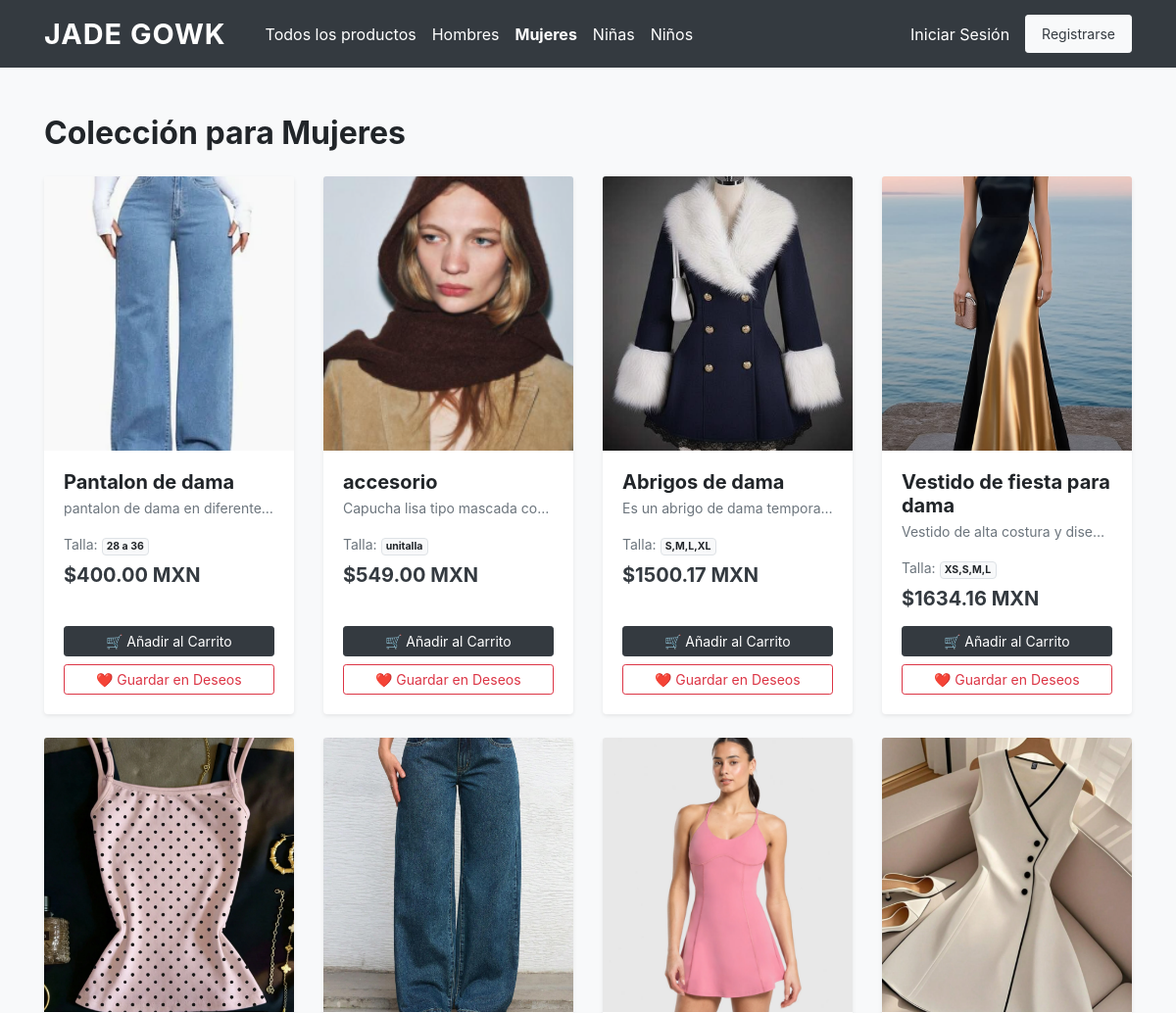
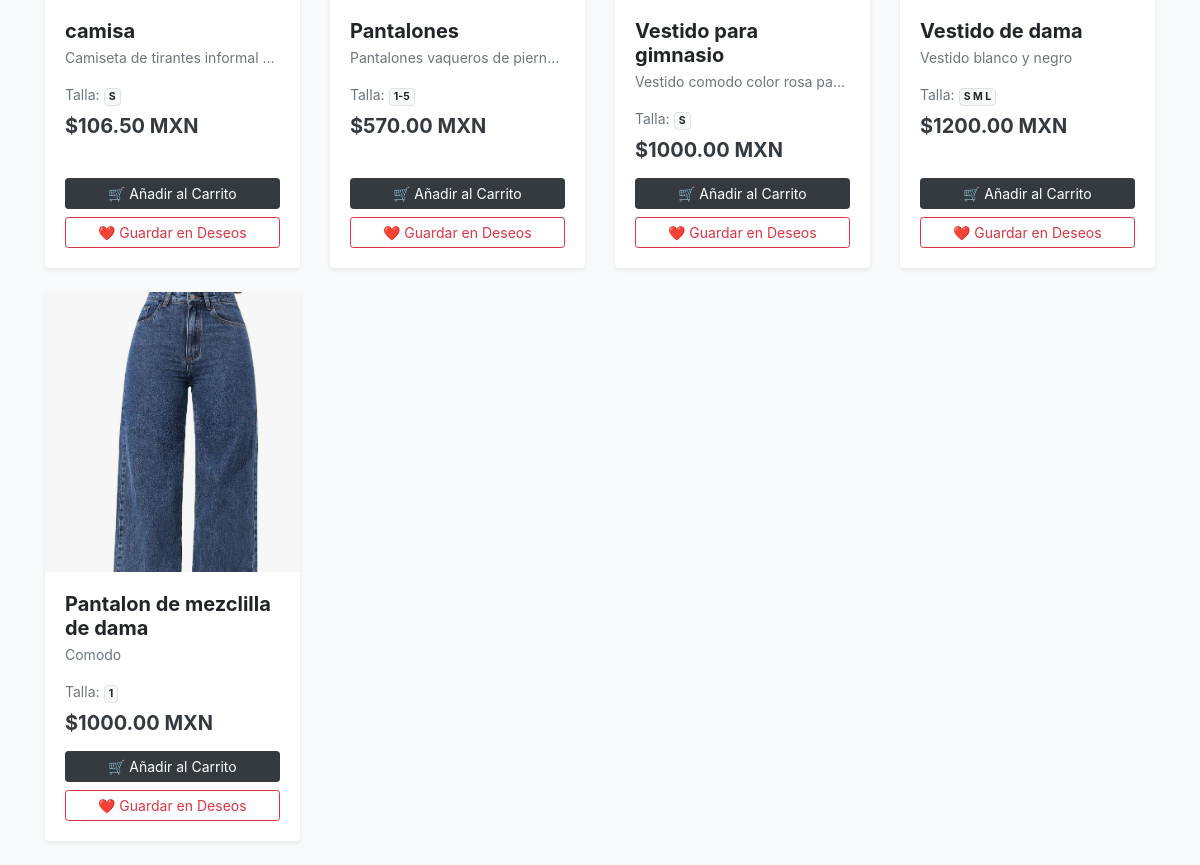
The app's page /mujeres/ with its own data (2 pictures, top to bottom).
### tienda/models.py (models this page shows, shortened)
class Producto(models.Model):
    CATEGORIAS = [
        ('Hombre', 'Hombre'),
        ('Mujer', 'Mujer'),
        ('Niña', 'Niña'),
        ('Niño', 'Niño'),
    ]
    nombre = models.CharField(max_length=100)
    descripcion = models.TextField()
    precio = models.DecimalField(max_digits=10, decimal_places=2)
    talla = models.CharField(max_length=10)
    stock = models.IntegerField()
    categoria = models.CharField(max_length=20, choices=CATEGORIAS)
    imagen = models.ImageField(upload_to='productos/', null=True, blank=True)

### tienda/views.py (the view)
# urls.py: path('mujeres/', views.mujeres, name='mujeres'),
def mujeres(request):
    productos = Producto.objects.filter(categoria='Mujer')
    return render(request, 'tienda/mujeres.html', {'productos': productos})

### tienda/templates/tienda/mujeres.html (shortened to what this page needs)
<!DOCTYPE html>
<html lang="es">
<head>
    <link rel="stylesheet" href="https://cdn.jsdelivr.net/npm/bootstrap@4.6.2/dist/css/bootstrap.min.css">
</head>
<body class="bg-light">
    <nav class="navbar navbar-expand-lg navbar-dark bg-dark sticky-top">
        <div class="container">
            <a class="navbar-brand" href="{% url 'inicio' %}">JADE GOWK</a>
            <div class="navbar-nav mr-auto">
                <a class="nav-link text-white ml-3" href="{% url 'inicio' %}">Todos los productos</a>
                <a class="nav-link text-white" href="{% url 'hombres' %}">Hombres</a>
                <a class="nav-link text-white active font-weight-bold" href="{% url 'mujeres' %}">Mujeres</a>
                <a class="nav-link text-white" href="{% url 'niñas' %}">Niñas</a>
                <a class="nav-link text-white" href="{% url 'niños' %}">Niños</a>
            </div>
            <div class="navbar-nav ml-auto align-items-center">
                {% if user.is_authenticated %}
                    <a class="nav-link text-white mr-2" href="{% url 'ver_lista_deseos' %}">❤️ Mis Deseos</a>
                    <a class="nav-link text-white mr-2" href="{% url 'ver_carrito' %}">🛒 Mi Carrito</a>
                    <a class="nav-link btn btn-outline-light btn-sm px-3 text-white" href="{% url 'perfil' %}">Mi Perfil</a>
                {% else %}
                    <a class="nav-link text-white mr-2" href="{% url 'login' %}">Iniciar Sesión</a>
                    <a class="nav-link btn btn-light btn-sm text-dark px-3" href="{% url 'registrar' %}">Registrarse</a>
                {% endif %}
            </div>
        </div>
    </nav>
    <div class="container mt-5">
        <h2 class="mb-4 font-weight-bold">Colección para Mujeres</h2>
        <div class="row">
            {% for producto in productos %}
                <div class="col-md-3 mb-4">
                    <div class="card h-100 product-card border-0 shadow-sm">
                        {% if producto.imagen %}
                            <img src="{{ producto.imagen.url }}" class="card-img-top" alt="{{ producto.nombre }}" style="height: 280px; object-fit: cover;">
                        {% else %}
                            <div class="bg-secondary text-white d-flex align-items-center justify-content-center" style="height: 280px;">
                                <span>Sin imagen</span>
                            </div>
                        {% endif %}
                        <div class="card-body d-flex flex-column">
                            <h5 class="card-title font-weight-bold mb-1">{{ producto.nombre }}</h5>
                            <p class="card-text text-muted small text-truncate">{{ producto.descripcion }}</p>
                            <p class="text-muted small mb-2">Talla: <span class="badge badge-light border">{{ producto.talla }}</span></p>
                            <h5 class="text-dark font-weight-bold mb-3">${{ producto.precio }} MXN</h5>
                            <div class="mt-auto">
                                <a href="{% url 'agregar_al_carrito' producto.id %}" class="btn btn-dark btn-block btn-sm mb-1">🛒 Añadir al Carrito</a>
                                <a href="{% url 'agregar_a_deseos' producto.id %}" class="btn btn-outline-danger btn-block btn-sm">❤️ Guardar en Deseos</a>
                            </div>
                        </div>
                    </div>
                </div>
            {% empty %}
                <div class="col-12 text-center py-5">
                    <p class="text-muted h5">No hay productos disponibles en esta categoría actualmente.</p>
                </div>
            {% endfor %}
        </div>
    </div>
</body>
</html>

### tienda/templates/tienda/mujeres.html (style rules this page uses)
.navbar-brand { font-weight: bold; font-size: 1.8rem; letter-spacing: 1px; }
.product-card { transition: transform 0.2s; }

### records on screen
Producto: imagen (picture), nombre "Pantalon de dama", descripcion "pantalon de dama en diferente…", talla "28 a 36", precio "400.00"
Producto: imagen (picture), nombre "accesorio", descripcion "Capucha lisa tipo mascada co…", talla "unitalla", precio "549.00"
Producto: imagen (picture), nombre "Abrigos de dama", descripcion "Es un abrigo de dama tempora…", talla "S,M,L,XL", precio "1500.17"
Producto: imagen (picture), nombre "Vestido de fiesta para dama", descripcion "Vestido de alta costura y dise…", talla "XS,S,M,L", precio "1634.16"
Producto: imagen (picture), nombre "camisa", descripcion "Camiseta de tirantes informal…", talla "S", precio "106.50"
Producto: imagen (picture), nombre "Pantalones", descripcion "Pantalones vaqueros de piern…", talla "1-5", precio "570.00"
Producto: imagen (picture), nombre "Vestido para gimnasio", descripcion "Vestido comodo color rosa pa…", talla "S", precio "1000.00"
Producto: imagen (picture), nombre "Vestido de dama", descripcion "Vestido blanco y negro", talla "S M L", precio "1200.00"
Producto: imagen (picture), nombre "Pantalon de mezclilla de dama", descripcion "Comodo", talla "1", precio "1000.00"
